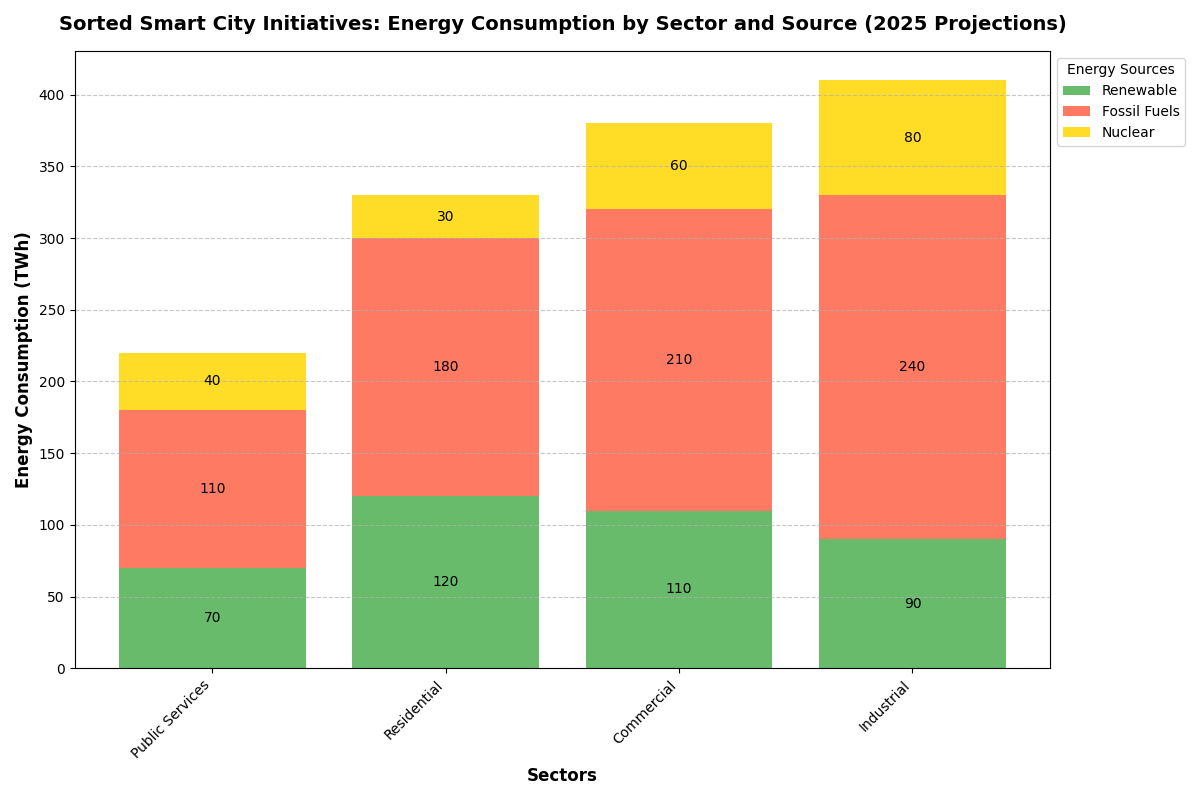

This figure's Python source:
import matplotlib.pyplot as plt
import numpy as np

# Sectors and energy sources
sectors = ['Residential', 'Commercial', 'Industrial', 'Public Services']
energy_sources = ['Renewable', 'Fossil Fuels', 'Nuclear']

# Projected energy consumption data (in terawatt-hours, TWh)
energy_consumption = np.array([
    [120, 180, 30],  # Residential
    [110, 210, 60],  # Commercial
    [90, 240, 80],   # Industrial
    [70, 110, 40]    # Public Services
])

# Calculate total energy consumption for each sector
total_energy = energy_consumption.sum(axis=1)

# Sort sectors and energy consumption based on total energy
sorted_indices = np.argsort(total_energy)
sectors_sorted = [sectors[i] for i in sorted_indices]
energy_consumption_sorted = energy_consumption[sorted_indices]

# Create figure and axes for the bar chart
fig, ax = plt.subplots(figsize=(12, 8))

# Colors for each energy source
source_colors = ['#4CAF50', '#FF6347', '#FFD700']

# Plot each energy source on top of the previous one
bottom = np.zeros(len(sectors))
for i, source in enumerate(energy_sources):
    ax.bar(sectors_sorted, energy_consumption_sorted[:, i], label=source, color=source_colors[i], alpha=0.85, bottom=bottom)
    bottom += energy_consumption_sorted[:, i]

# Add labels and title
ax.set_ylabel('Energy Consumption (TWh)', fontsize=12, fontweight='bold')
ax.set_xlabel('Sectors', fontsize=12, fontweight='bold')
ax.set_title('Sorted Smart City Initiatives: Energy Consumption by Sector and Source (2025 Projections)', 
             fontsize=14, fontweight='bold', pad=15)

# Adding legend
ax.legend(title='Energy Sources', loc='upper left', bbox_to_anchor=(1, 1), fontsize=10)

# Customize tick labels
ax.set_xticks(np.arange(len(sectors)))
ax.set_xticklabels(sectors_sorted, rotation=45, ha='right', fontsize=10)

# Adding a grid for better readability
ax.yaxis.grid(True, linestyle='--', alpha=0.7)

# Annotate each bar segment with its value
for bar in ax.patches:
    height = bar.get_height()
    if height > 0:
        ax.text(
            bar.get_x() + bar.get_width() / 2,
            bar.get_y() + height / 2,
            f'{int(height)}',
            ha='center', va='center',
            fontsize=10, color='black'
        )

# Automatically adjust layout for better presentation
plt.tight_layout()

# Display the chart
plt.show()
